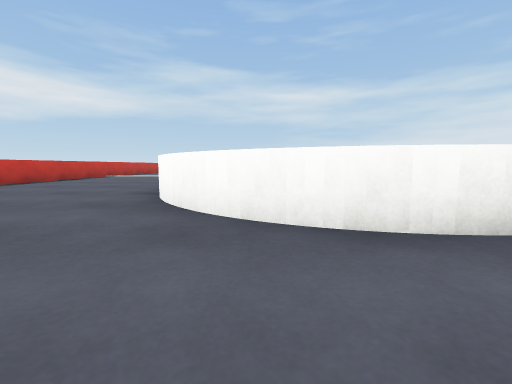
View 1 (above)

17 first-person views from a walk through a Unity game level. The camera is 0.21 m above the floor, tilts 6° down and sees 90° across. The floor is counted in squares, 0.5 m on a side. Each view is taken from the middle of a square. On the plan, view 1 faces up. The plan holds only what a view shows up to about 9 squares ahead; the rest is blank. The place goes on beyond the plan. Surface patterns are stand-ins for the level's own textures.

View 2
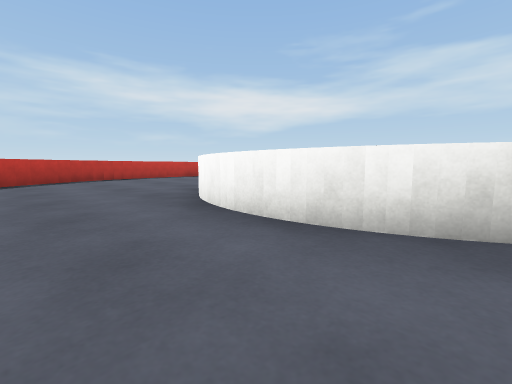

View 3
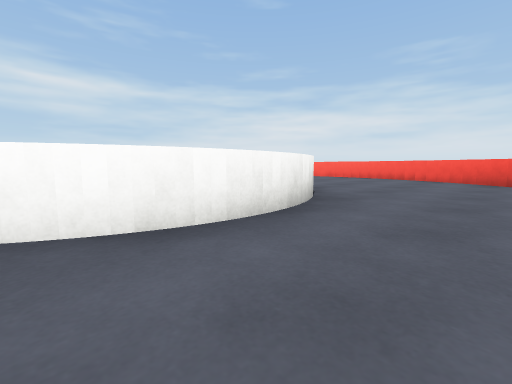

View 4
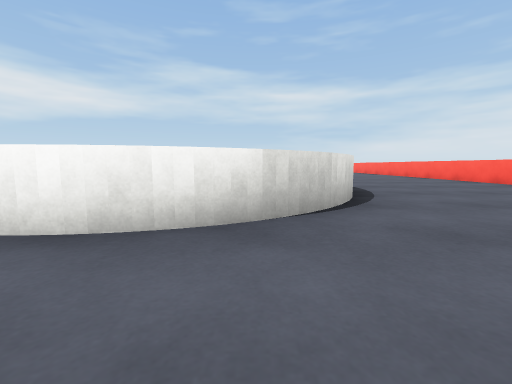

View 5
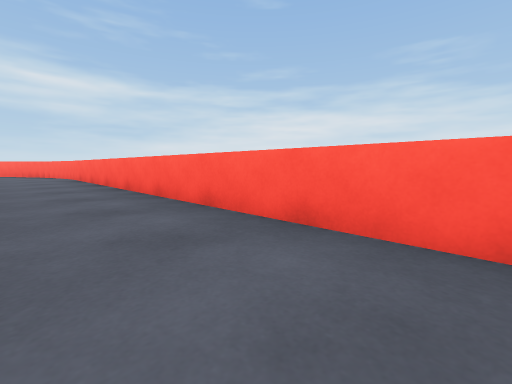

View 6
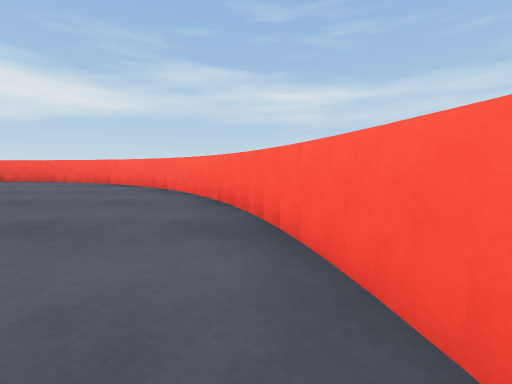

View 7
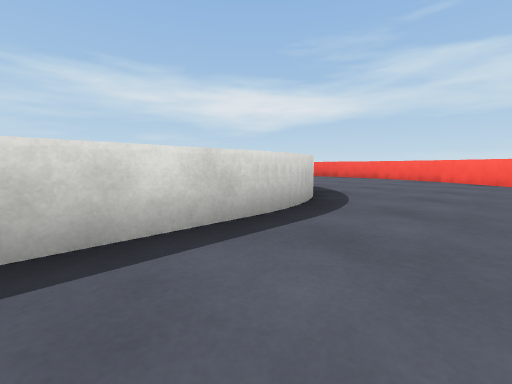

View 8
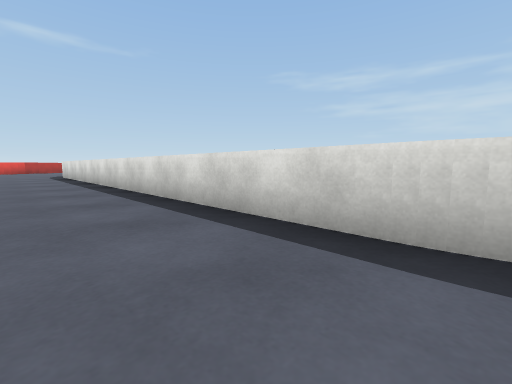

View 9
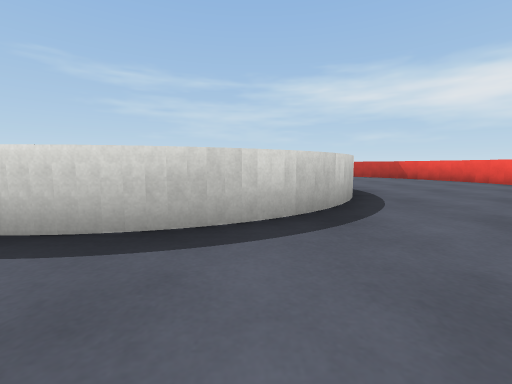

View 10
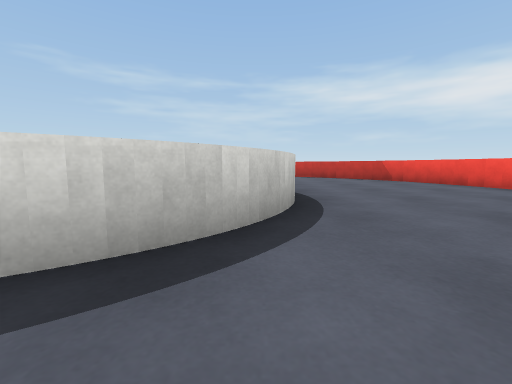

View 11
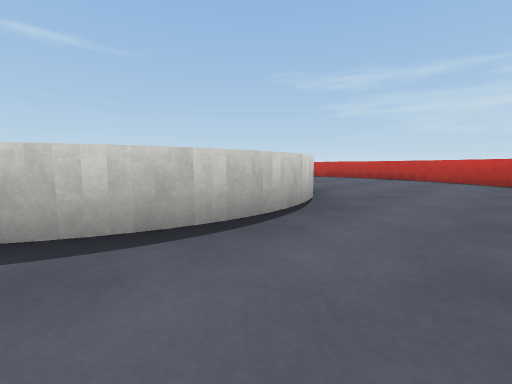

View 12
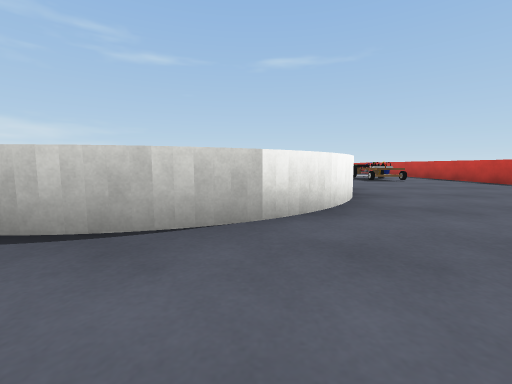

View 13
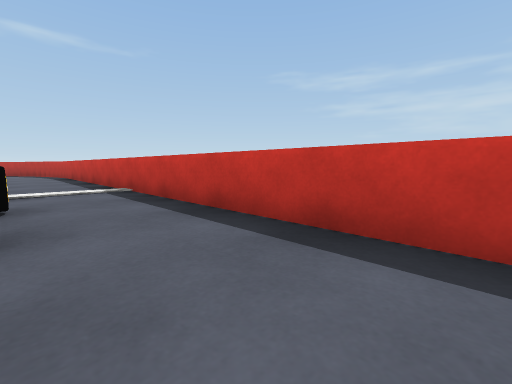

View 14
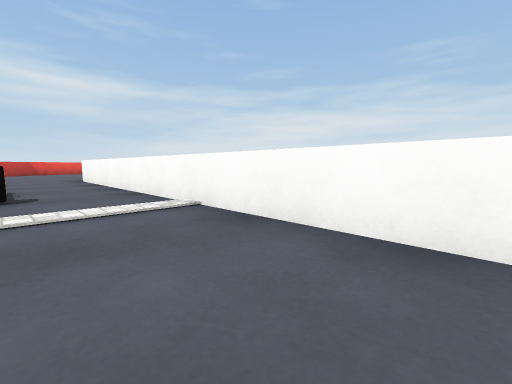

View 15
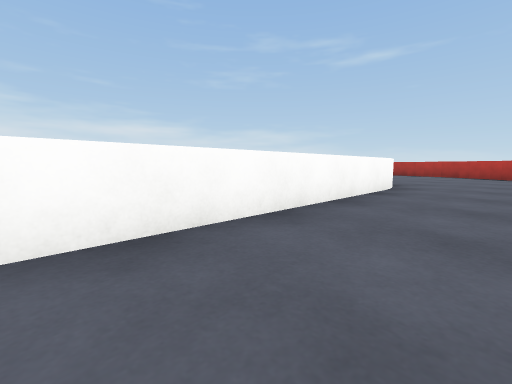

View 16
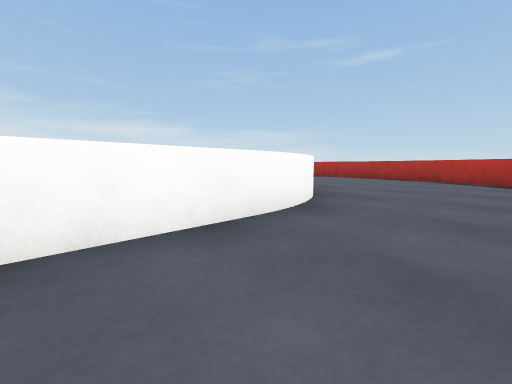

View 17
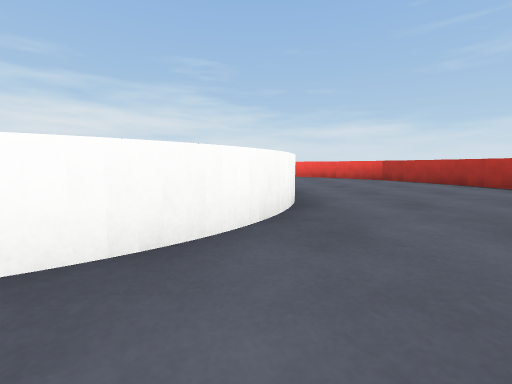

### Floor plan
Points are (right, up) in squares from view 1. A wall is a line through its corners. A room is listed if a view was taken in it or the views show most of it. See-through windows are left out.
Room 1 (views 1, 2, 3, 4, 5, 6, 7, 8, 9, 10, 11, 12, 13, 14, 15, 16, 17)
walls: (-1.2, 15.8) (-1, 16.2) (-0.6, 16.7); (-1.5, 4.1) (-1.5, 14.7); (-5.4, 15.8) (-5.5, 15.1) (-5.5, 3.7); (-0.7, 16.6) (-0.3, 16.9); (-1.2, 3.1) (-1.3, 3.5); (-0.4, 16.9) (0, 17.1); (-5.5, 3.6) (-5.1, 2); (-0.1, 17.1) (0.4, 17.3); (-5.2, 16.7) (-5.5, 15.6); (-0.8, 2.5) (-1.3, 3.3) (-1.4, 3.8) (-1.5, 4.3); (0.3, 17.3) (0.8, 17.4); (0.6, 17.4) (1.1, 17.5); (-4.8, 17.5) (-5.3, 16.5); (1, 17.5) (1.7, 17.5); (4.5, 14.9) (4.5, 4.2); (-0.2, 2) (-0.6, 2.3); (4.4, 15.2) (4.5, 14.7); (1.9, 17.5) (2.4, 17.4); (2.2, 17.4) (2.7, 17.3); (4.2, 15.9) (4.3, 15.5); (2.6, 17.3) (3.3, 16.9); (-5, 1.9) (-4.4, 0.7) (-3.8, -0.1); (-4.4, 18.3) (-4.9, 17.4); (0.5, 1.7) (-0.4, 2.1) (-0.8, 2.6); (3.4, 16.8) (3.9, 16.4); (3.8, 16.5) (4.3, 15.7) (4.4, 15.1); (4.2, 3.1) (3.9, 2.7); (1.8, 1.5) (1.1, 1.5) (0.4, 1.7); (4, 2.8) (3.7, 2.5); (2.2, 1.6) (1.5, 1.5) (0.8, 1.6); (3.8, 2.5) (3.4, 2.2); (2.7, 1.7) (2, 1.5); (3.2, 2) (2.6, 1.7); (3.5, 2.2) (3.1, 1.9); (-3.5, 19.5) (-4.5, 18.2); (-2.1, 20.6) (-3.4, 19.6); (-3.1, -0.8) (-2.1, -1.6); (-1.2, 21) (-2.1, 20.5); (-0.5, 21.2) (-1.4, 20.9); (-2.1, -1.5) (-1.2, -2); (8.5, 15.1) (8.3, 16.5); (0.7, 21.5) (-0.6, 21.2); (-1.3, -1.9) (-0.4, -2.3); (8.3, 16.3) (8, 17.3); (8.5, 3.9) (8.5, 15.2); (2.6, 21.4) (1.6, 21.5); (-0.4, -2.2) (0.5, -2.5); (8, 17.2) (7.6, 18.1); (3.5, 21.2) (2.4, 21.5); (7.6, 18) (7.1, 18.8); (4.3, 20.9) (3.4, 21.3); (0.4, -2.4) (1.3, -2.5); (6.9, 19) (6.2, 19.7); (5.3, 20.4) (4.2, 21); (6.3, 19.7) (5.3, 20.5); (8.2, 2.3) (8.4, 3.3) (8.5, 4); (7.4, 0.8) (7.9, 1.6) (8.3, 2.5); (2.4, -2.4) (3.5, -2.2); (3.4, -2.2) (4.4, -1.9); (6.5, -0.4) (7.5, 0.9); (4.3, -1.9) (5.2, -1.5); (5, -1.6) (6.3, -0.6)
objects: other object (-4, 11) to (-3, 12)

Positions as (right, up) in squares from view 1, and headings:
1: (0, 0), facing up
2: (3, 0), facing up-left
3: (0, 0), facing up-right
4: (3, 0), facing up
5: (7, 6), facing up-right
6: (8, 15), facing up
7: (6, 13), facing up-left
8: (6, 15), facing down-left
9: (6, 16), facing left
10: (5, 17), facing left
11: (3, 19), facing down-left
12: (0, 19), facing down
13: (-4, 14), facing down-left
14: (-3, 7), facing up-right
15: (-3, 9), facing down-right
16: (-3, 6), facing down-right
17: (-2, 2), facing right
